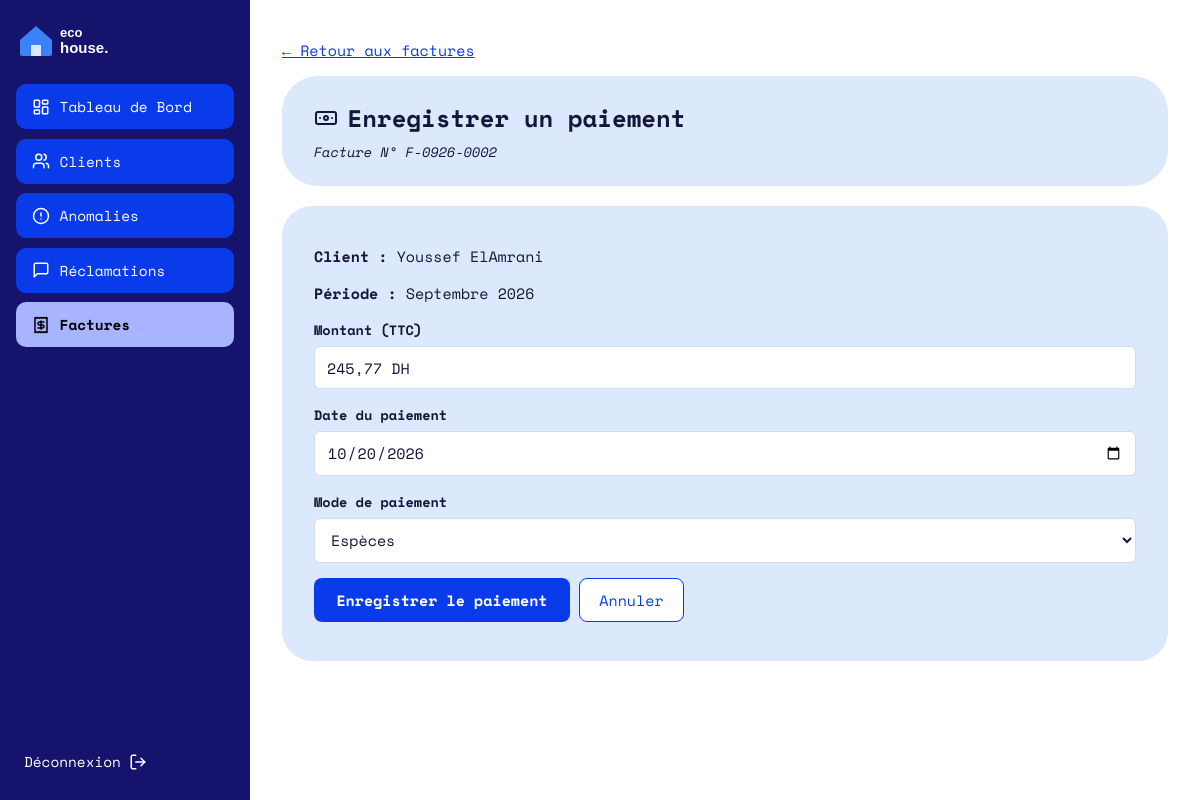
/Paiement/add/2 (signed in), run on the app's committed database.
### tables this page shows
CREATE TABLE `facture` (
  `id` int(11) NOT NULL,
  `numero` varchar(30) NOT NULL,
  `id_client` int(11) NOT NULL,
  `id_consommation` int(11) NOT NULL,
  `date_facture` date NOT NULL,
  `periode` varchar(20) NOT NULL,
  `conso_eau` decimal(10,2) DEFAULT NULL,
  `conso_elec` decimal(10,2) DEFAULT NULL,
  `montant_ht` decimal(10,2) DEFAULT NULL,
  `tva` decimal(10,2) DEFAULT NULL,
  `montant_ttc` decimal(10,2) DEFAULT NULL,
  `statut` enum('impayee','payee') DEFAULT 'impayee'
);

CREATE TABLE `client` (
  `id` int(11) NOT NULL,
  `nom` varchar(100) NOT NULL,
  `prenom` varchar(100) NOT NULL,
  `adresse` varchar(255) DEFAULT NULL,
  `telephone` varchar(20) DEFAULT NULL,
  `email` varchar(150) NOT NULL,
  `mot_de_passe` varchar(255) NOT NULL,
  `num_compteur_eau` varchar(50) DEFAULT NULL,
  `num_compteur_elec` varchar(50) DEFAULT NULL,
  `index_initial_eau` decimal(10,2) NOT NULL DEFAULT 0.00,
  `index_initial_elec` decimal(10,2) NOT NULL DEFAULT 0.00,
  `date_creation` datetime DEFAULT current_timestamp()
);

CREATE TABLE `consommation` (
  `id` int(11) NOT NULL,
  `id_client` int(11) NOT NULL,
  `mois` tinyint(4) NOT NULL,
  `annee` smallint(6) NOT NULL,
  `index_eau` decimal(10,2) NOT NULL,
  `index_elec` decimal(10,2) NOT NULL,
  `photo_eau` varchar(255) DEFAULT NULL,
  `photo_elec` varchar(255) DEFAULT NULL,
  `date_saisie` datetime DEFAULT current_timestamp(),
  `statut` enum('normale','anomalie','corrigee') DEFAULT 'normale',
  CONSTRAINT `chk_mois` CHECK (`mois` BETWEEN 1 AND 12)
);

### Traitement/Paiement.php (called while the page is built, shortened)
<?php
function paiementAdd(int $id): void
{
    $facture = bdFactureOne($id);
    $modes   = ['especes' => 'Espèces', 'carte' => 'Carte', 'virement' => 'Virement'];
    $date    = date('Y-m-d');
    $mode    = 'especes';
    $erreurs = [];
    afficherVue('paiement/form_add.php', [
        'titre'   => 'Enregistrer un paiement',
        'facture' => $facture,
        'modes'   => $modes,
        'date'    => $date,
        'mode'    => $mode,
        'erreurs' => $erreurs,
    ]);
}

### index.php (called while the page is built, shortened)
<?php
require_once __DIR__ . '/BD/Connexion.php';
require_once __DIR__ . '/Traitement/Auth.php';
$url      = trim((string) ($_GET['url'] ?? ''), '/');
$segments = $url === '' ? ['Auth', 'login'] : explode('/', $url);
$entite = ucfirst(strtolower($segments[0]));
$action = strtolower($segments[1] ?? '');
$param  = $segments[2] ?? null;
$fonction = (PREFIXES[$entite] ?? strtolower($entite)) . ucfirst($action);
$rf   = new ReflectionFunction($fonction);
$args = [];
if ($rf->getNumberOfParameters() >= 1) {
    $type = $rf->getParameters()[0]->getType();
    if ($type instanceof ReflectionNamedType && $type->getName() === 'int') {
        $args[] = (int) $param;
    } elseif ($param !== null) {
        $args[] = preg_match('/^[a-z0-9_-]+$/i', $param) ? $param : '';
    }
} elseif ($param !== null) {
    afficher404();
}
$fonction(...$args);

### BD/Connexion.php (called while the page is built, shortened)
<?php
function getConnexion(): PDO
{
    static $pdo = null;
    $hote = 'localhost';
    $base = 'gestion_factures';
    $user = 'root';
    $mdp  = '';
    try {
        $pdo = new PDO("mysql:host=$hote;dbname=$base;charset=utf8mb4", $user, $mdp, [
            PDO::ATTR_ERRMODE            => PDO::ERRMODE_EXCEPTION,
            PDO::ATTR_DEFAULT_FETCH_MODE => PDO::FETCH_ASSOC,
            PDO::ATTR_EMULATE_PREPARES   => false,
        ]);
    } catch (PDOException $e) {
        http_response_code(500);
        exit('Connexion à la base impossible : MySQL est-il démarré et la base gestion_factures importée ?');
    }
    return $pdo;
}

### BD/Facture.php (called while the page is built, shortened)
<?php
function bdFactureOne(int $id): array
{
    $st = getConnexion()->prepare(
        "SELECT f.*,
                c.nom, c.prenom, c.adresse, c.num_compteur_eau, c.num_compteur_elec,
                co.mois, co.annee, co.index_eau, co.index_elec, co.photo_eau, co.photo_elec
         FROM facture f
         JOIN client c        ON c.id  = f.id_client
         JOIN consommation co ON co.id = f.id_consommation
         WHERE f.id = :id");
    $st->execute([':id' => $id]);
    $row = $st->fetch();
    return $row ?: [];
}

### IHM/paiement/form_add.php (the view, shortened to what this page needs)
<?php
$e        = fn($x) => htmlspecialchars((string) $x, ENT_QUOTES, 'UTF-8');
$moisNoms = ['Janvier','Février','Mars','Avril','Mai','Juin','Juillet','Août','Septembre','Octobre','Novembre','Décembre'];
$dh       = fn($x) => number_format((float) $x, 2, ',', ' ') . ' DH';
$f        = $facture;
?>
<p><a href="<?= BASE_URL ?>Facture/admin">← Retour aux factures</a></p>
<header class="carte carte-titre">
  <div>
    <h1><i data-lucide="banknote"></i> Enregistrer un paiement</h1>
    <p class="sous-titre">Facture N° <?= $e($f['numero']) ?></p>
  </div>
</header>
<section class="carte">
  <p><strong>Client :</strong> <?= $e($f['prenom'] . ' ' . $f['nom']) ?></p>
  <p><strong>Période :</strong> <?= $moisNoms[(int) $f['mois'] - 1] . ' ' . (int) $f['annee'] ?></p>
  <form class="formulaire" method="post" action="<?= BASE_URL ?>Paiement/add/<?= (int) $f['id'] ?>">
    <label for="montant">Montant (TTC)</label>
    <input type="text" id="montant" value="<?= $dh($f['montant_ttc']) ?>" readonly>
    <label for="date_paiement">Date du paiement</label>
    <input type="date" id="date_paiement" name="date_paiement" value="<?= $e($date) ?>" max="<?= date('Y-m-d') ?>" required>
    <label for="mode">Mode de paiement</label>
    <select id="mode" name="mode">
      <?php foreach ($modes as $valeur => $libelle): ?>
        <option value="<?= $valeur ?>" <?= $mode === $valeur ? 'selected' : '' ?>><?= $libelle ?></option>
      <?php endforeach; ?>
    </select>
    <p>
      <button type="submit" class="btn-principal">Enregistrer le paiement</button>
      <a class="btn-secondaire" href="<?= BASE_URL ?>Facture/admin">Annuler</a>
    </p>
  </form>
</section>

### assets/css/style.css (style rules this page uses)
:root { --marine:#15136B; --bleu:#0A3BEB; --bleu-clair:#A8B4FF; --carte:#DCE8FB; --cercle:#5B6CF5; --bordure:#D5DBE8; --filet:#8B93AA; --texte:#14163A; }
* { box-sizing:border-box }
body { margin:0;font-family:"Space Mono",ui-monospace,Consolas,monospace;color:var(--texte);background:#fff;font-size:15px }
h1,h2,h3 { margin:0;font-weight:700 }
a { color:var(--bleu) }
.carte { background:var(--carte);border-radius:30px;padding:1.5rem 2rem;margin-bottom:1.25rem }
.carte-titre { border-radius:36px;display:flex;align-items:center;justify-content:space-between;gap:1rem }
.carte-titre h1 { font-size:1.5rem;display:flex;align-items:center;gap:.6rem }
.sous-titre { margin:.4rem 0 0;font-style:italic;font-size:.85rem }
.btn-principal { display:inline-block;background:var(--bleu);color:#fff;font:inherit;font-weight:700;border:0;border-radius:8px;padding:.7rem 1.4rem;cursor:pointer;text-decoration:none }
.btn-secondaire { display:inline-block;background:#fff;color:var(--bleu);font:inherit;border:1px solid var(--bleu);border-radius:8px;padding:.6rem 1.2rem;cursor:pointer;text-decoration:none }
.formulaire label { display:block;margin:1rem 0 .35rem;font-weight:700;font-size:.85rem }
.champ,.formulaire input:not([type=checkbox]):not([type=radio]):not([type=file]),.formulaire select,.formulaire textarea { width:100%;background:#fff;border:1px solid var(--bordure);border-radius:6px;padding:.6rem .75rem;font:inherit;color:var(--texte) }
.champ::placeholder,.formulaire input::placeholder,.formulaire textarea::placeholder { color:#9aa1b5 }

### data on the page
facture: numero "F-0926-0002", id_client.nom "Youssef ElAmrani", id_consommation.mois "Septembre", id_consommation.annee "2026", montant_ttc "245,77 DH"

### other printed values
$libelle "Tableau de Bord"
$libelle "Clients"
$libelle "Anomalies"
$libelle "Réclamations"
$libelle "Factures"
form field mode "Espèces"
